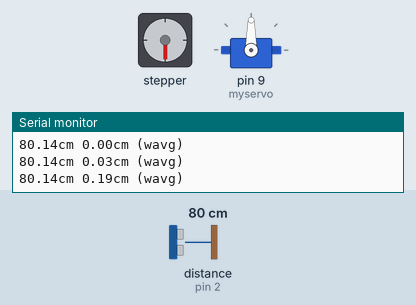
This sketch was run on a simulated Arduino Uno, built with avr-gcc and run on an emulated ATmega328P. Shown: stepper motor, servo, the last lines printed to the serial monitor. Wiring (inferred from the names in the program): stepper motor driver (200 steps per turn assumed): step pin 5; direction pin 4. The test bench sets the inputs (shaded band); at power-on: distance to the obstacle (sensor on pin 2) 80 cm. The echo pulse lasts 58.3 µs per cm.

Above: at 16.94 s.
At 17.8 s:
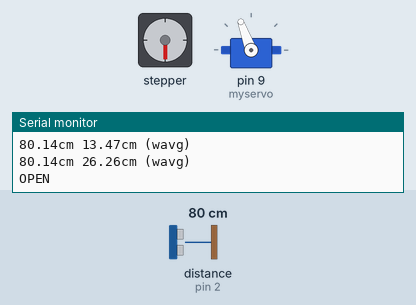
At 34.8 s:
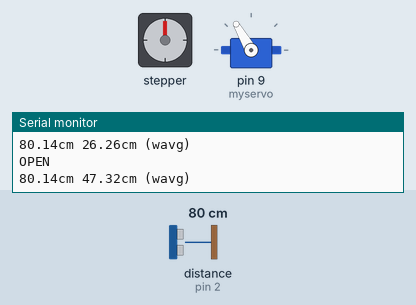
Timing chart, 0 to 36.3 s (numbered marks = the images above):
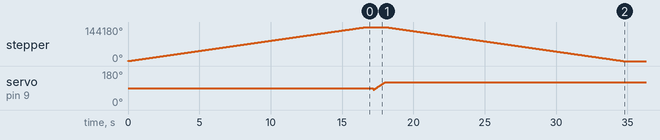

Measured:
- by itself, stepper: turns 144180° clockwise in 16.7 s, then 144180° counter-clockwise in 16.7 s

The sketch:

Proximity_Claw.ino
```cpp
//Including the nescessary libraries
#include<Servo.h>


 #define arrsize 10
int trigPin = 3;    // Trigger
int echoPin = 2;    // Echo
double duration, cm, inches;
const int steppin=5;
const int dirpin=4;

//array for storing last arrsize distances so that one rogue value does not mess up our calculation
double arr[arrsize];
//Function to get average value in such a way that it tries to ignore the effect of outliers
double powavg(double arr[],int size)
{
  double x = 0.2;
  double ret = 0;
  for(int i=0;i<size;i++)
  {
    ret += pow(arr[i],x);
  }

  ret = ret/(double)size;
  ret = pow(ret,1.0/x);


  return ret;
}

//Defining our Servo Object
Servo myservo;
//The open function and global bool variables
int oangle = 120;
int cangle = 80;
void openservo()
{
  for(int i=cangle;i<=oangle;i++)
  {
    myservo.write(i);
    delay(20);
  }
}
void closeservo()
{
  for(int i=oangle;i>=cangle;i--)
  {
    myservo.write(i);
    delay(20);
  }
}
void pick(){
  digitalWrite(dirpin,HIGH);
  for (int i=0;i<100;i++){
    for(int i=0;i<=800;i++){
    digitalWrite(steppin,HIGH);
    delayMicroseconds(100);
    digitalWrite(steppin,LOW);
    delayMicroseconds(100);
  }
  }
}
void descend(){
  digitalWrite(dirpin,LOW);
  for (int i=0;i<100;i++){
    for(int i=0;i<=800;i++){
    digitalWrite(steppin,HIGH);
    delayMicroseconds(100);
    digitalWrite(steppin,LOW);
    delayMicroseconds(100);
  }
  }
}

bool open;

void setup() {
  open =0;
  //Serial Port begin
  Serial.begin (9600);
  //Define inputs and outputs
  pinMode(trigPin, OUTPUT);
  pinMode(echoPin, INPUT);
  pinMode(steppin,OUTPUT);
  pinMode(dirpin,OUTPUT);
  //Setting up the Servo Object
  myservo.attach(9);
  pick();
}
 //The looping variable
 int i = 0;
void loop() {
  // The sensor is triggered by a HIGH pulse of 10 or more microseconds.
  // Give a short LOW pulse beforehand to ensure a clean HIGH pulse:
  digitalWrite(trigPin, LOW);
  delayMicroseconds(5);
  digitalWrite(trigPin, HIGH);
  delayMicroseconds(10);
  digitalWrite(trigPin, LOW);

  // Read the signal from the sensor: a HIGH pulse whose
  // duration is the time (in microseconds) from the sending
  // of the ping to the reception of its echo off of an object.
  pinMode(echoPin, INPUT);
  duration = pulseIn(echoPin, HIGH);

  // Convert the time into a distance
  cm = (duration/2) / 29.1;     // Divide by 29.1 or multiply by 0.0343
  inches = (duration/2) / 74;   // Divide by 74 or multiply by 0.0135


  double average = powavg(arr,arrsize);

  Serial.print(cm);
  Serial.print("cm ");
  Serial.print(average);
  Serial.print("cm (wavg)");
  Serial.println();
   //Getting the last arrsize average value for better judgement
  arr[i] = cm;
  i++;
  if(i==arrsize)
  {
    i=0;

  }
  //The servo logic
  //If ball is close and it is open, then close
  if(average>2.5 && average <9 && open == 1)
  {
    open =0;
    Serial.println("CLOSE");
    closeservo();
    pick();

  }

                                                                                                                                                                                                                                                                                    //If it is close and ball can no longer be detected,then open
  if(average>18 && open == 0)
  {
      open = 1;
    Serial.println("OPEN");
    openservo();
    descend();

  }

  delay(50);
}
```
